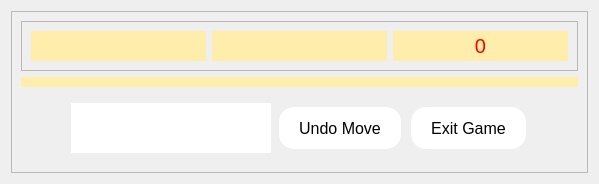
      <widget class="GameScene" name="gameScene">
       <property name="styleSheet">
        <string notr="true"/>
       </property>
       <layout class="QHBoxLayout" name="horizontalLayout_2">
        <item>
         <widget class="QFrame" name="frame">
          <property name="frameShape">
           <enum>QFrame::Shape::StyledPanel</enum>
          </property>
          <property name="frameShadow">
           <enum>QFrame::Shadow::Raised</enum>
          </property>
          <layout class="QGridLayout" name="gridLayout_4">
           <item row="2" column="0">
            <widget class="QFrame" name="bottomLayout">
             <property name="minimumSize">
              <size>
               <width>0</width>
               <height>50</height>
              </size>
             </property>
             <property name="maximumSize">
              <size>
               <width>16777215</width>
               <height>70</height>
              </size>
             </property>
             <property name="styleSheet">
              <string notr="true">background-color: transparent;</string>
             </property>
             <property name="frameShape">
              <enum>QFrame::Shape::StyledPanel</enum>
             </property>
             <property name="frameShadow">
              <enum>QFrame::Shadow::Raised</enum>
             </property>
             <layout class="QGridLayout" name="gridLayout_3">
              <item row="0" column="1">
               <widget class="QLabel" name="errorLabel">
                <property name="sizePolicy">
                 <sizepolicy hsizetype="Fixed" vsizetype="Fixed">
                  <horstretch>0</horstretch>
                  <verstretch>0</verstretch>
                 </sizepolicy>
                </property>
                <property name="minimumSize">
                 <size>
                  <width>200</width>
                  <height>50</height>
                 </size>
                </property>
                <property name="font">
                 <font>
                  <pointsize>15</pointsize>
                 </font>
                </property>
                <property name="styleSheet">
                 <string notr="true">background-color: white;
color: red;</string>
                </property>
                <property name="text">
                 <string/>
                </property>
                <property name="alignment">
                 <set>Qt::AlignmentFlag::AlignCenter</set>
                </property>
               </widget>
              </item>
              <item row="0" column="2">
               <widget class="QPushButton" name="undoMoveButton">
                <property name="sizePolicy">
                 <sizepolicy hsizetype="Fixed" vsizetype="Fixed">
                  <horstretch>0</horstretch>
                  <verstretch>0</verstretch>
                 </sizepolicy>
                </property>
                <property name="minimumSize">
                 <size>
                  <width>0</width>
                  <height>50</height>
                 </size>
                </property>
                <property name="maximumSize">
                 <size>
                  <width>150</width>
                  <height>16777215</height>
                 </size>
                </property>
                <property name="cursor">
                 <cursorShape>PointingHandCursor</cursorShape>
                </property>
                <property name="focusPolicy">
                 <enum>Qt::FocusPolicy::NoFocus</enum>
                </property>
                <property name="styleSheet">
                 <string notr="true">QPushButton {
    background-color: white;
    border: none;
    color: black;
    padding: 10px 20px;
    text-align: center;
    text-decoration: none;
    display: inline-block;
    font-size: 16px;
    margin: 4px 2px;
    transition-duration: 0.4s;
    cursor: pointer;
    border-radius: 15px;
}
QPushButton:hover {
    background-color: #ff7a19; 
    color: white;
}</string>
                </property>
                <property name="text">
                 <string>Undo Move</string>
                </property>
               </widget>
              </item>
              <item row="0" column="3">
               <widget class="QPushButton" name="exitGameButton">
                <property name="sizePolicy">
                 <sizepolicy hsizetype="Fixed" vsizetype="Fixed">
                  <horstretch>0</horstretch>
                  <verstretch>0</verstretch>
                 </sizepolicy>
                </property>
                <property name="minimumSize">
                 <size>
                  <width>0</width>
                  <height>50</height>
                 </size>
                </property>
                <property name="maximumSize">
                 <size>
                  <width>150</width>
                  <height>16777215</height>
                 </size>
                </property>
                <property name="cursor">
                 <cursorShape>PointingHandCursor</cursorShape>
                </property>
                <property name="focusPolicy">
                 <enum>Qt::FocusPolicy::NoFocus</enum>
                </property>
                <property name="styleSheet">
                 <string notr="true">QPushButton {
    background-color: white;
    border: none;
    color: black;
    padding: 10px 20px;
    text-align: center;
    text-decoration: none;
    display: inline-block;
    font-size: 16px;
    margin: 4px 2px;
    transition-duration: 0.4s;
    cursor: pointer;
    border-radius: 15px;
}
QPushButton:hover {
    background-color: #ff7a19; 
    color: white;
}</string>
                </property>
                <property name="text">
                 <string>Exit Game</string>
                </property>
               </widget>
              </item>
              <item row="0" column="0">
               <spacer name="horizontalSpacer_6">
                <property name="orientation">
                 <enum>Qt::Orientation::Horizontal</enum>
                </property>
                <property name="sizeHint" stdset="0">
                 <size>
                  <width>40</width>
                  <height>20</height>
                 </size>
                </property>
               </spacer>
              </item>
              <item row="0" column="4">
               <spacer name="horizontalSpacer_7">
                <property name="orientation">
                 <enum>Qt::Orientation::Horizontal</enum>
                </property>
                <property name="sizeHint" stdset="0">
                 <size>
                  <width>40</width>
                  <height>20</height>
                 </size>
                </property>
               </spacer>
              </item>
             </layout>
            </widget>
           </item>
           <item row="0" column="0">
            <widget class="QFrame" name="infoFrame">
             <property name="maximumSize">
              <size>
               <width>16777215</width>
               <height>50</height>
              </size>
             </property>
             <property name="frameShape">
              <enum>QFrame::Shape::StyledPanel</enum>
             </property>
             <property name="frameShadow">
              <enum>QFrame::Shadow::Raised</enum>
             </property>
             <layout class="QHBoxLayout" name="horizontalLayout">
              <item>
               <widget class="QLabel" name="movingPlayerLabel">
                <property name="sizePolicy">
                 <sizepolicy hsizetype="Preferred" vsizetype="Fixed">
                  <horstretch>0</horstretch>
                  <verstretch>0</verstretch>
                 </sizepolicy>
                </property>
                <property name="minimumSize">
                 <size>
                  <width>0</width>
                  <height>30</height>
                 </size>
                </property>
                <property name="font">
                 <font>
                  <pointsize>15</pointsize>
                 </font>
                </property>
                <property name="styleSheet">
                 <string notr="true">background-color: rgb(255, 237, 171);
color: black;</string>
                </property>
                <property name="text">
                 <string/>
                </property>
                <property name="alignment">
                 <set>Qt::AlignmentFlag::AlignCenter</set>
                </property>
               </widget>
              </item>
              <item>
               <widget class="QLabel" name="computerThinkingLabel">
                <property name="sizePolicy">
                 <sizepolicy hsizetype="Preferred" vsizetype="Fixed">
                  <horstretch>0</horstretch>
                  <verstretch>0</verstretch>
                 </sizepolicy>
                </property>
                <property name="minimumSize">
                 <size>
                  <width>0</width>
                  <height>30</height>
                 </size>
                </property>
                <property name="font">
                 <font>
                  <pointsize>15</pointsize>
                 </font>
                </property>
                <property name="styleSheet">
                 <string notr="true">background-color: rgb(255, 237, 171);
color: black;</string>
                </property>
                <property name="text">
                 <string/>
                </property>
                <property name="alignment">
                 <set>Qt::AlignmentFlag::AlignCenter</set>
                </property>
               </widget>
              </item>
              <item>
               <widget class="QLabel" name="timerLabel">
                <property name="sizePolicy">
                 <sizepolicy hsizetype="Preferred" vsizetype="Fixed">
                  <horstretch>0</horstretch>
                  <verstretch>0</verstretch>
                 </sizepolicy>
                </property>
                <property name="minimumSize">
                 <size>
                  <width>0</width>
                  <height>30</height>
                 </size>
                </property>
                <property name="font">
                 <font>
                  <pointsize>15</pointsize>
                 </font>
                </property>
                <property name="styleSheet">
                 <string notr="true">background-color: rgb(255, 237, 171);
color: red;</string>
                </property>
                <property name="text">
                 <string>0</string>
                </property>
                <property name="alignment">
                 <set>Qt::AlignmentFlag::AlignCenter</set>
                </property>
               </widget>
              </item>
             </layout>
            </widget>
           </item>
           <item row="1" column="0">
            <widget class="QWidget" name="gameWidget" native="true">
             <property name="styleSheet">
              <string notr="true">background-color: rgb(255, 237, 171);</string>
             </property>
             <layout class="QVBoxLayout" name="gameLayout">
              <property name="spacing">
               <number>10</number>
              </property>
              <property name="bottomMargin">
               <number>1</number>
              </property>
             </layout>
            </widget>
           </item>
          </layout>
         </widget>
        </item>
       </layout>
      </widget>
